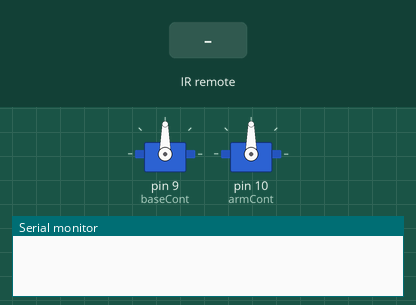
This sketch was run on a simulated Arduino Uno, built with avr-gcc and run on an emulated ATmega328P. Shown: 2 × servo, the last lines printed to the serial monitor. The test bench sets the inputs (shaded band).

Above: at 1.2 s.
1.3 s: infrared code 0x540C received
At 2.0 s:
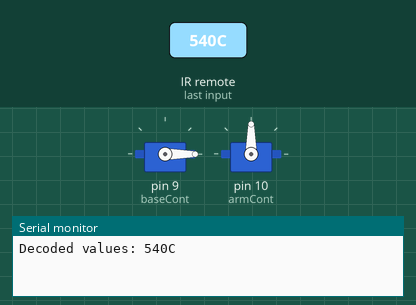
Timing chart, 0 to 4.3 s (numbered marks = the images above; inputs shaded):
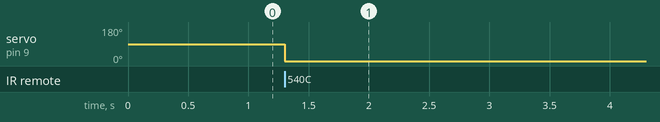

Measured:
- after the input at 1.3 s, servo on pin 9 (baseCont): 90° → 0° at once

The sketch:

mainCode.ino
```cpp
#include<IRremote.h>
#include<Servo.h>

Servo baseCont;
Servo armCont;

const int RECV_PIN = 11;
IRrecv irrecv(RECV_PIN);
decode_results results;

void setup(){
	Serial.begin(9600);
	baseCont.attach(9);
	armCont.attach(10);
	irrecv.enableIRIn();
	irrecv.blink13(true);
}

void loop(){
	if(irrecv.decode(&results)){
		Serial.print("Decoded values: ");
		Serial.println(results.value, HEX);
		switch(results.value){
			//IR HEX values
			case 0x540c:	baseCont.write(90);
			case 0x640c:    baseCont.write(0);
		}
		irrecv.resume();
	}
}
```
